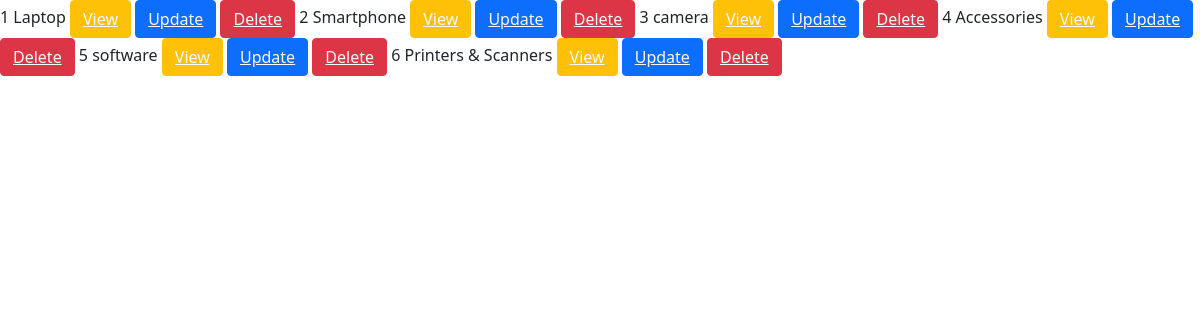
The app's page /cate_search.php with its own data.
### tables this page shows
CREATE TABLE `tb_categories` (
  `cat_id` int(11) NOT NULL,
  `cat_name` varchar(255) NOT NULL
);

### cate_search.php (the view, shortened to what this page needs)
<?php
include("config.php");
$name = $_POST['name'];
$sql = "SELECT * FROM tb_categories WHERE cat_id  LIKE '$name%' OR cat_name  LIKE '$name%'";
$query = mysqli_query($conn, $sql);
$data = '';
if ($query) {
    while ($row = mysqli_fetch_assoc($query)) {
        $data .= '<tr>
                    <td>' . $row['cat_id'] . '</td>
                    <td>' . $row["cat_name"] . '</td>
                    <td class="buttons">
                        <button class="btn btn-warning"><a href="cate_view.php?viewid=' . $row["cat_id"] . '" class="text-light">View</a></button>
                        <button class="btn btn-primary"><a href="cate_update.php?updateid=' . $row["cat_id"] . '" class="text-light">Update</a></button>
                        <button class="btn btn-danger"><a href="cate_delete.php?deleteid=' . $row["cat_id"] . '" class="text-light">Delete</a></button>
                    </td>
                </tr>';
    }
    echo $data;
} else {
    echo '<tr><td colspan="6">No Record Found</td></tr>';
}
?>
<!DOCTYPE html>
<html lang="en">
<head>
    <link href="https://cdn.jsdelivr.net/npm/bootstrap@5.1.3/dist/css/bootstrap.min.css" rel="stylesheet">
</head>
<body>
</body>
</html>

### records on screen
tb_categories: cat_id "1", cat_name "Laptop"
tb_categories: cat_id "2", cat_name "Smartphone"
tb_categories: cat_id "3", cat_name "camera"
tb_categories: cat_id "4", cat_name "Accessories"
tb_categories: cat_id "5", cat_name "software"
tb_categories: cat_id "6", cat_name "Printers & Scanners"
